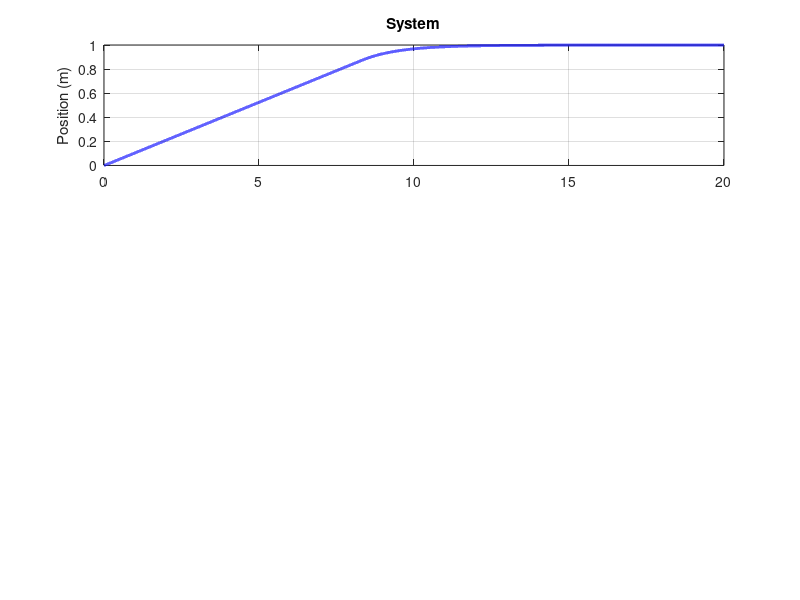

Reproduce this figure in MATLAB. (Note: this script raises an error after producing the figure.)
%% 34602 Ingeniørarbejde 2: Target Retrieval System Simulation
% This script models the DC motor, H-Bridge limits, and PID Control

% --- 1. Electrical Parameters ---
V_supply = 10.0;    % Max voltage from H-Bridge (V)
I_limit = 2.0;      % Power Supply Current Limit (A)
R = 1.0;            % Armature resistance [Ohm]
L = 0.5e-3;         % Armature inductance [H]
Ke = 0.02;          % Back EMF constant [Vs/rad] (Adjusted to overcome TL)
Kt = 0.02;          % Torque constant [Nm/A]

% --- 2. Mechanical Parameters ---
TL = 1.8e-3;        % Static friction torque [Nm]
B = 0.4e-6;         % Viscous friction coefficient [Nms/rad]
J = 1.5e-6;         % Moment of inertia [kgm^2]

% --- 3. Scaling (7.5 turns = 1 cm) ---
% 1 rad -> (1/2pi) turns -> (1/(2pi*7.5)) cm -> (1/(2pi*7.5*100)) meters
rad_to_m = 1 / (2 * pi * 7.5 * 100);

% --- 4. Simulation Settings ---
dt = 0.0005;        % Time step (0.5ms for better numerical stability)
T_total = 20;        % Duration (5 seconds)
time = 0:dt:T_total;
N = length(time);

% --- 5. PID Controller Settings ---
target_pos = 1;   % Target position (meters)
curr_pos = 0;
Kp = 80;          % Proportional Gain
Ki = 0;          % Integral Gain
Kd = 1;           % Derivative Gain

% --- 6. Initialization ---
curr_vel = 0;
curr_current = 0;
integral_error = 0;
prev_error = 0;

% Storage for plotting
pos_log = zeros(1, N);
current_log = zeros(1, N);
voltage_log = zeros(1, N);

% --- 7. Main Simulation Loop ---
for k = 1:N
    % --- CONTROLLER (Simulating FPGA Logic) ---
    error = target_pos - curr_pos;
    
    % Derivative calculation
    d_error = (error - prev_error) / dt;
    
    % Anti-Windup Logic: Only integrate if the motor isn't starving for current
    if abs(curr_current) < I_limit * 0.95 
        integral_error = integral_error + (error * dt);
    end
    
    % Summing the PID terms
    V_out = (Kp * error) + (Ki * integral_error) + (Kd * d_error);
    
    % H-Bridge Voltage Saturation
    V_out = max(min(V_out, V_supply), -V_supply);
    
    % --- PLANT PHYSICS (Simulating the DC Motor) ---
    
    % Electrical: di/dt = (V - iR - Ke*w) / L
    di_dt = (V_out - (curr_current * R) - (curr_vel * Ke)) / L;
    curr_current = curr_current + (di_dt * dt);
    
    % Apply Power Supply Current Limit (CC Mode)
    curr_current = max(min(curr_current, I_limit), -I_limit);
    
    % Mechanical: dw/dt = (Torque_motor - Torque_friction) / J
    torque_motor = curr_current * Kt;
    
    % Corrected Friction: Resists motion based on current velocity direction
    if abs(curr_vel) < 1e-3 && abs(torque_motor) < TL
        % Static case: If torque is less than static friction, motor doesn't move
        dw_dt = 0;
        curr_vel = 0;
    else
        % Dynamic case: Friction opposes the direction of movement
        torque_friction = (B * curr_vel) + (TL * sign(curr_vel + 1e-9));
        dw_dt = (torque_motor - torque_friction) / J;
        curr_vel = curr_vel + (dw_dt * dt);
    end
    
    % Translation: Calculate meters moved
    curr_pos = curr_pos + (curr_vel * rad_to_m * dt);
    
    % Log data for plotting
    pos_log(k) = curr_pos;
    current_log(k) = curr_current;
    voltage_log(k) = V_out;
    
    % Update history for next iteration
    prev_error = error;
end

% --- 8. Plotting ---
figure('Color', 'w', 'Name', 'Target Retrieval System');

subplot(3,1,1);
plot(time, pos_log, 'b', 'LineWidth', 2);
ylabel('Position (m)');
grid on; title('System');
yline(target_pos, '--r', 'Target');

subplot(3,1,2);
plot(time, current_log, 'r', 'LineWidth', 1.5);
ylabel('Current (A)');
yline(I_limit, '--k', '1A Supply Limit');
yline(-I_limit, '--k');
grid on;

subplot(3,1,3);
plot(time, voltage_log, 'g', 'LineWidth', 1.5);
ylabel('H-Bridge (V)');
xlabel('Time (s)');
grid on;
